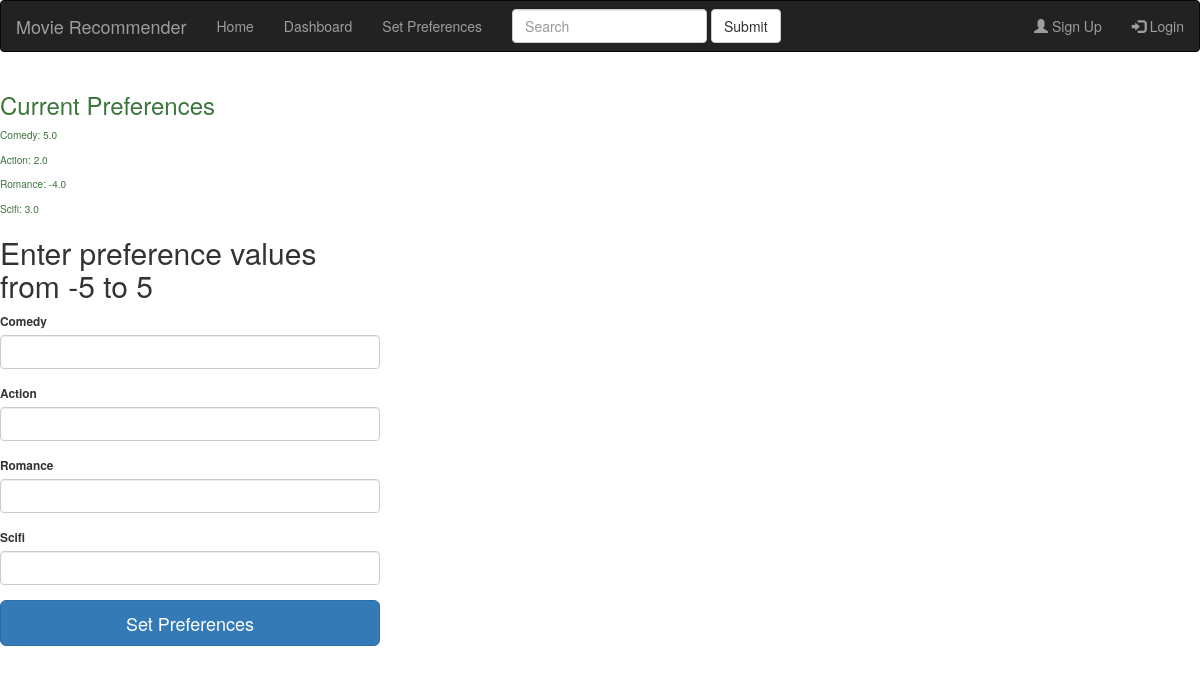
The page /setpreferences (signed in) on the database its author committed.
### app/models.py (models this page shows, shortened)
class Preference(db.Model):
	__tablename__ = 'preferences'
	id = db.Column(db.Integer, primary_key=True)
	user_id = db.Column(db.Integer, db.ForeignKey('users.id'))
	comedy = db.Column(db.Float)
	action = db.Column(db.Float)
	romance = db.Column(db.Float)
	scifi = db.Column(db.Float)

### app/views.py (the view, shortened to what this page needs)
@app.route('/setpreferences', methods=['POST', 'GET'])
@login_required
def setpreferences():
	form = PreferenceForm()
	preference = Preference.query.filter_by(user_id = current_user.id).first()
	return render_template('setpreferences.html', preference = preference, form=form)

### app/views.py
class PreferenceForm(FlaskForm):
	comedy = FloatField('Comedy', validators=[InputRequired(), NumberRange(min=-5, max=5)])
	action = FloatField('Action', validators=[InputRequired(), NumberRange(min=-5, max=5)])
	romance = FloatField('Romance', validators=[InputRequired(), NumberRange(min=-5, max=5)])
	scifi = FloatField('Scifi', validators=[InputRequired(), NumberRange(min=-5, max=5)])

### app/views.py (called while the page is built)
@login_manager.user_loader
def load_user(user_id):
	return User.query.get(int(user_id))

### app/templates/setpreferences.html (shortened to what this page needs)
{% extends "base.html" %}
{% import "bootstrap/wtf.html" as wtf %}
{% block content %}
<div class="row">
	<div class="col-xs-4 center-block small">
		<div class="small text-success">
			{% if preference %}
				<h3> Current Preferences </h3>
				<p> Comedy: {{ preference.comedy * 5 }} </p>
				<p> Action: {{ preference.action * 5 }} </p>
				<p> Romance: {{ preference.romance * 5 }} </p>
				<p> Scifi: {{ preference.scifi * 5 }} </p>
			{% endif %}
		</div>
		<form class="form-signin" method="POST" action="{{url_for('setpreferences')}}">
			<h2 class="form-signin-heading">Enter preference values from -5 to 5</h2>
			{{ wtf.form_field(form.comedy) }}
			{{ wtf.form_field(form.action) }}
			{{ wtf.form_field(form.romance) }}
			{{ wtf.form_field(form.scifi) }}
			<button class="btn btn-lg btn-primary btn-block" type="submit">Set Preferences</button>
		</form>
	</div>
</div>
{% endblock %}

### rows shown on the page
Preference: preference.comedy*5 "5.0", preference.action*5 "2.0", preference.romance*5 "-4.0", preference.scifi*5 "3.0"
